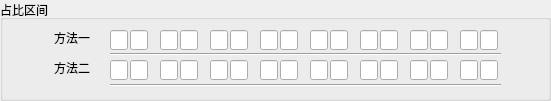
      <widget class="QGroupBox" name="groupBox_5">
       <property name="geometry">
        <rect>
         <x>610</x>
         <y>250</y>
         <width>551</width>
         <height>101</height>
        </rect>
       </property>
       <property name="title">
        <string>占比区间</string>
       </property>
       <widget class="QLabel" name="label_24">
        <property name="geometry">
         <rect>
          <x>54</x>
          <y>30</y>
          <width>41</width>
          <height>16</height>
         </rect>
        </property>
        <property name="text">
         <string>方法一</string>
        </property>
       </widget>
       <widget class="QLabel" name="label_25">
        <property name="geometry">
         <rect>
          <x>54</x>
          <y>60</y>
          <width>41</width>
          <height>16</height>
         </rect>
        </property>
        <property name="text">
         <string>方法二</string>
        </property>
       </widget>
       <widget class="QLineEdit" name="le_MethodOne">
        <property name="geometry">
         <rect>
          <x>110</x>
          <y>30</y>
          <width>18</width>
          <height>20</height>
         </rect>
        </property>
       </widget>
       <widget class="QLineEdit" name="le_MethodOne2">
        <property name="geometry">
         <rect>
          <x>130</x>
          <y>30</y>
          <width>18</width>
          <height>20</height>
         </rect>
        </property>
       </widget>
       <widget class="QLineEdit" name="le_MethodOne3">
        <property name="geometry">
         <rect>
          <x>160</x>
          <y>30</y>
          <width>18</width>
          <height>20</height>
         </rect>
        </property>
       </widget>
       <widget class="QLineEdit" name="le_MethodOne4">
        <property name="geometry">
         <rect>
          <x>180</x>
          <y>30</y>
          <width>18</width>
          <height>20</height>
         </rect>
        </property>
       </widget>
       <widget class="QLineEdit" name="le_MethodOne5">
        <property name="geometry">
         <rect>
          <x>210</x>
          <y>30</y>
          <width>18</width>
          <height>20</height>
         </rect>
        </property>
       </widget>
       <widget class="QLineEdit" name="le_MethodOne6">
        <property name="geometry">
         <rect>
          <x>230</x>
          <y>30</y>
          <width>18</width>
          <height>20</height>
         </rect>
        </property>
       </widget>
       <widget class="QLineEdit" name="le_MethodOne7">
        <property name="geometry">
         <rect>
          <x>260</x>
          <y>30</y>
          <width>18</width>
          <height>20</height>
         </rect>
        </property>
       </widget>
       <widget class="QLineEdit" name="le_MethodOne8">
        <property name="geometry">
         <rect>
          <x>280</x>
          <y>30</y>
          <width>18</width>
          <height>20</height>
         </rect>
        </property>
       </widget>
       <widget class="QLineEdit" name="le_MethodOne9">
        <property name="geometry">
         <rect>
          <x>310</x>
          <y>30</y>
          <width>18</width>
          <height>20</height>
         </rect>
        </property>
       </widget>
       <widget class="QLineEdit" name="le_MethodOne10">
        <property name="geometry">
         <rect>
          <x>330</x>
          <y>30</y>
          <width>18</width>
          <height>20</height>
         </rect>
        </property>
       </widget>
       <widget class="QLineEdit" name="le_MethodOne11">
        <property name="geometry">
         <rect>
          <x>360</x>
          <y>30</y>
          <width>18</width>
          <height>20</height>
         </rect>
        </property>
       </widget>
       <widget class="QLineEdit" name="le_MethodOne12">
        <property name="geometry">
         <rect>
          <x>380</x>
          <y>30</y>
          <width>18</width>
          <height>20</height>
         </rect>
        </property>
       </widget>
       <widget class="QLineEdit" name="le_MethodOne13">
        <property name="geometry">
         <rect>
          <x>410</x>
          <y>30</y>
          <width>18</width>
          <height>20</height>
         </rect>
        </property>
       </widget>
       <widget class="QLineEdit" name="le_MethodOne14">
        <property name="geometry">
         <rect>
          <x>430</x>
          <y>30</y>
          <width>18</width>
          <height>20</height>
         </rect>
        </property>
       </widget>
       <widget class="QLineEdit" name="le_MethodOne15">
        <property name="geometry">
         <rect>
          <x>460</x>
          <y>30</y>
          <width>18</width>
          <height>20</height>
         </rect>
        </property>
       </widget>
       <widget class="QLineEdit" name="le_MethodOne16">
        <property name="geometry">
         <rect>
          <x>480</x>
          <y>30</y>
          <width>18</width>
          <height>20</height>
         </rect>
        </property>
       </widget>
       <widget class="QLineEdit" name="le_MethodTwo">
        <property name="geometry">
         <rect>
          <x>110</x>
          <y>60</y>
          <width>18</width>
          <height>20</height>
         </rect>
        </property>
       </widget>
       <widget class="QLineEdit" name="le_MethodTwo_2">
        <property name="geometry">
         <rect>
          <x>130</x>
          <y>60</y>
          <width>18</width>
          <height>20</height>
         </rect>
        </property>
       </widget>
       <widget class="QLineEdit" name="le_MethodTwo_3">
        <property name="geometry">
         <rect>
          <x>160</x>
          <y>60</y>
          <width>18</width>
          <height>20</height>
         </rect>
        </property>
       </widget>
       <widget class="QLineEdit" name="le_MethodTwo_4">
        <property name="geometry">
         <rect>
          <x>180</x>
          <y>60</y>
          <width>18</width>
          <height>20</height>
         </rect>
        </property>
       </widget>
       <widget class="QLineEdit" name="le_MethodTwo_5">
        <property name="geometry">
         <rect>
          <x>210</x>
          <y>60</y>
          <width>18</width>
          <height>20</height>
         </rect>
        </property>
       </widget>
       <widget class="QLineEdit" name="le_MethodTwo_6">
        <property name="geometry">
         <rect>
          <x>230</x>
          <y>60</y>
          <width>18</width>
          <height>20</height>
         </rect>
        </property>
       </widget>
       <widget class="QLineEdit" name="le_MethodTwo_7">
        <property name="geometry">
         <rect>
          <x>260</x>
          <y>60</y>
          <width>18</width>
          <height>20</height>
         </rect>
        </property>
       </widget>
       <widget class="QLineEdit" name="le_MethodTwo_8">
        <property name="geometry">
         <rect>
          <x>280</x>
          <y>60</y>
          <width>18</width>
          <height>20</height>
         </rect>
        </property>
       </widget>
       <widget class="QLineEdit" name="le_MethodTwo_9">
        <property name="geometry">
         <rect>
          <x>310</x>
          <y>60</y>
          <width>18</width>
          <height>20</height>
         </rect>
        </property>
       </widget>
       <widget class="QLineEdit" name="le_MethodTwo_10">
        <property name="geometry">
         <rect>
          <x>330</x>
          <y>60</y>
          <width>18</width>
          <height>20</height>
         </rect>
        </property>
       </widget>
       <widget class="QLineEdit" name="le_MethodTwo_11">
        <property name="geometry">
         <rect>
          <x>360</x>
          <y>60</y>
          <width>18</width>
          <height>20</height>
         </rect>
        </property>
       </widget>
       <widget class="QLineEdit" name="le_MethodTwo_12">
        <property name="geometry">
         <rect>
          <x>380</x>
          <y>60</y>
          <width>18</width>
          <height>20</height>
         </rect>
        </property>
       </widget>
       <widget class="QLineEdit" name="le_MethodTwo_13">
        <property name="geometry">
         <rect>
          <x>410</x>
          <y>60</y>
          <width>18</width>
          <height>20</height>
         </rect>
        </property>
       </widget>
       <widget class="QLineEdit" name="le_MethodTwo_14">
        <property name="geometry">
         <rect>
          <x>430</x>
          <y>60</y>
          <width>18</width>
          <height>20</height>
         </rect>
        </property>
       </widget>
       <widget class="QLineEdit" name="le_MethodTwo_15">
        <property name="geometry">
         <rect>
          <x>460</x>
          <y>60</y>
          <width>18</width>
          <height>20</height>
         </rect>
        </property>
       </widget>
       <widget class="QLineEdit" name="le_MethodTwo_16">
        <property name="geometry">
         <rect>
          <x>480</x>
          <y>60</y>
          <width>18</width>
          <height>20</height>
         </rect>
        </property>
       </widget>
       <widget class="Line" name="line_15">
        <property name="geometry">
         <rect>
          <x>110</x>
          <y>46</y>
          <width>391</width>
          <height>16</height>
         </rect>
        </property>
        <property name="orientation">
         <enum>Qt::Horizontal</enum>
        </property>
       </widget>
       <widget class="Line" name="line_16">
        <property name="geometry">
         <rect>
          <x>110</x>
          <y>77</y>
          <width>391</width>
          <height>16</height>
         </rect>
        </property>
        <property name="orientation">
         <enum>Qt::Horizontal</enum>
        </property>
       </widget>
      </widget>
